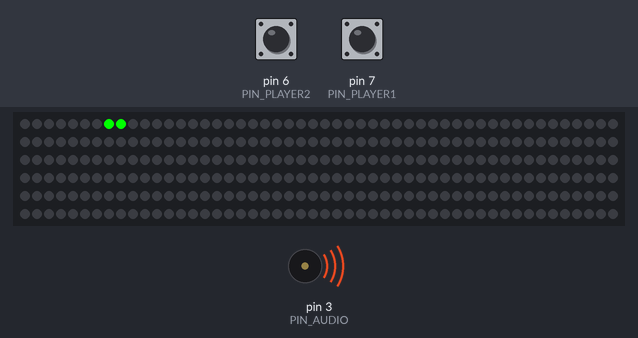
The program below on a simulated Arduino Mega 2560, built with avr-gcc and run on an emulated ATmega2560. Parts: 300 RGB LEDs in strip order, left to right, continuing on the next row, buzzer (waves = sounding). The inputs (shaded band) are chosen by the test bench; at power-on: pin 6 (PIN_PLAYER2) HIGH, pin 7 (PIN_PLAYER1) HIGH.

Above: at 5.1 s.
8.3 s: pin 6 (PIN_PLAYER2) pulled LOW for 0.15 s
At 8.95 s:
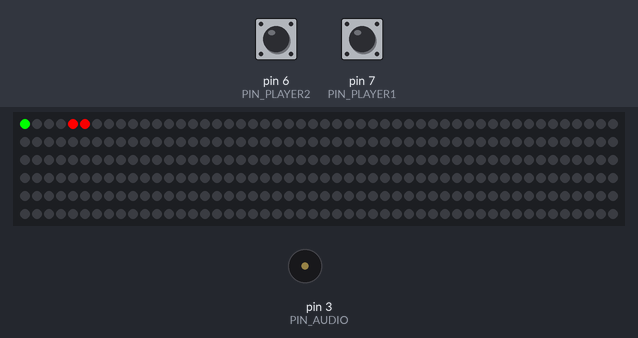
9.0 s: pin 7 (PIN_PLAYER1) pulled LOW for 0.15 s
At 9.18 s:
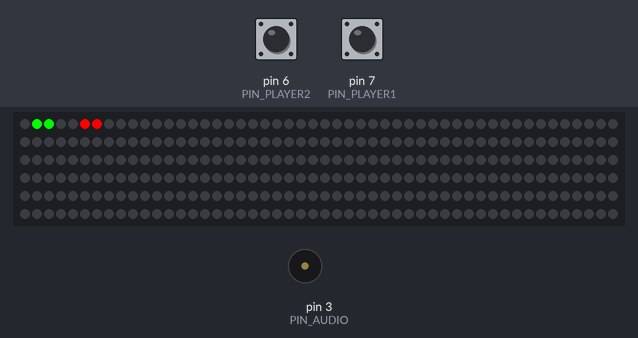
9.7 s: pin 6 (PIN_PLAYER2) pulled LOW for 1 s
11.3 s: pin 7 (PIN_PLAYER1) pulled LOW for 1 s
Timing chart, 0 to 13.9 s (numbered marks = the images above; inputs shaded):
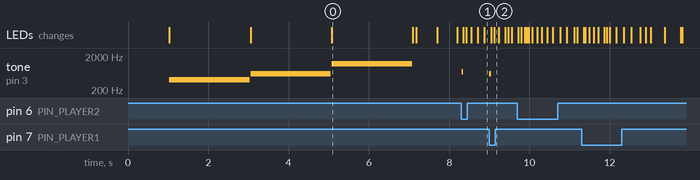

Measured:
- after the input at 8.3 s, tone on pin 3 (PIN_AUDIO): silent → 700 Hz at once, → silent 0.04 s later; the LEDs: first change after 0.05 s (image 1 shows a later state)
- after the input at 9.0 s, tone on pin 3 (PIN_AUDIO): silent → 600 Hz at once, → silent 0.04 s later

The program:

main.cpp
```cpp
// (licence header left out)
#include <Arduino.h>
#include <Adafruit_NeoPixel.h>


#define MAX_LEDS 300    // MAX LEDs actives on strip
#define PIN_LED_STRIP A0 // R 500 ohms to DI pin for WS2812 and WS2813, for WS2813 BI pin of first LED to GND  ,  CAP 1000 uF to VCC 5v/GND,power supplie 5V 2A
#define PIN_PLAYER1 7   // switch player 1 to PIN and GND
#define PIN_PLAYER2 6   // switch player 2 to PIN and GND
#define PIN_AUDIO 3     // through CAP 2uf to speaker 8 ohms

#define COLOR_PLAYER1 track.Color(0, 255, 0) // green - color p1
#define COLOR_PLAYER2 track.Color(255, 0, 0) // red - color p2

#define DEF_GRAVITY 127

int TOTAL_LEDS_STRIP = MAX_LEDS; // total amount of leds on track
int TBEEP = 3;                   // # of times a beep is played
int DELAY_MS = 5;                // delay to refresh status and strip in ms
int WIN_MUSIC[] = {
        2637, 2637, 0, 2637,
        0, 2093, 2637, 0,
        3136
};

byte gravity_map[MAX_LEDS]; // setup stores the (hardcoded) value 127 at every pixel of the strip

float speed_player1 = 0;
float speed_player2 = 0;
float dist1 = 0;
float dist2 = 0;

byte laps_player1 = 0;
byte laps_player2 = 0;

byte leader = 0;
byte laps_max = 5; //total laps race

float ACCELERATION = 0.2; // acceleration constant
float FRICTION = 0.015;   // friction constant
float GRAVITY = 0.003;    // gravity constant

byte flag_sw1 = 0;
byte flag_sw2 = 0;
byte draworder = 0;

unsigned long timestamp = 0;

Adafruit_NeoPixel track = Adafruit_NeoPixel(MAX_LEDS, PIN_LED_STRIP, NEO_GRB + NEO_KHZ800);

void winner_fx()
{
        int msize = sizeof(WIN_MUSIC) / sizeof(int);

        for (int note = 0; note < msize; note++)
        {
                tone(PIN_AUDIO, WIN_MUSIC[note], 200);
                delay(230);
                noTone(PIN_AUDIO);
        }
};

void reset_race_data()
{
        laps_player1 = 0;
        laps_player2 = 0;
        dist1 = 0;
        dist2 = 0;
        speed_player1 = 0;
        speed_player2 = 0;
        timestamp = 0;
}

void start_race()
{

        for (int i = 0; i < TOTAL_LEDS_STRIP; i++)
        {
                track.setPixelColor(i, track.Color(0, 0, 0));
        };

        track.show();
        delay(1000);
        track.setPixelColor(12, track.Color(255, 0, 0));
        track.setPixelColor(11, track.Color(255, 0, 0));
        track.show();
        tone(PIN_AUDIO, 400);
        delay(2000);
        noTone(PIN_AUDIO);
        /*
           Needed to use noTone a few times inside this function as a quick hack to avoid issues with interruptions and the LED library
         */
        for (int i = 0; i < 12; i++)
        {
                track.setPixelColor(i, track.Color(0, 0, 0));
        };

        track.show();
        track.setPixelColor(12, track.Color(0, 0, 0));
        track.setPixelColor(11, track.Color(0, 0, 0));
        track.setPixelColor(10, track.Color(255, 255, 0));
        track.setPixelColor(9, track.Color(255, 255, 0));

        track.show();
        tone(PIN_AUDIO, 600);
        delay(2000);
        noTone(PIN_AUDIO);
        for (int i = 0; i < 12; i++)
        {
                track.setPixelColor(i, track.Color(0, 0, 0));
        };

        track.show();
        track.setPixelColor(9, track.Color(0, 0, 0));
        track.setPixelColor(10, track.Color(0, 0, 0));
        track.setPixelColor(8, track.Color(0, 255, 0));
        track.setPixelColor(7, track.Color(0, 255, 0));
        track.show();
        tone(PIN_AUDIO, 1200);
        delay(2000);
        noTone(PIN_AUDIO);

        timestamp = 0;
};

void finish_game(int player_who_won)
{
        uint32_t winner_color = track.Color(0, 0, 0);

        if (player_who_won == 1)
                winner_color = COLOR_PLAYER1;
        if (player_who_won == 2)
                winner_color = COLOR_PLAYER2;

        for (int i = 0; i < TOTAL_LEDS_STRIP; i++)
                track.setPixelColor(i, winner_color);

        track.show();
        winner_fx();
        reset_race_data();
        start_race();
}

void update_players_position()
{
        dist1 += speed_player1;
        dist2 += speed_player2;
}

void calculate_player1_position_delta()
{
        if ((flag_sw1 == 1) && (digitalRead(PIN_PLAYER1) == 0))
        {
                flag_sw1 = 0;
                speed_player1 += ACCELERATION;
        };

        if ((flag_sw1 == 0) && (digitalRead(PIN_PLAYER1) == 1))
        {
                flag_sw1 = 1;
        };

        if ((gravity_map[(word)dist1 % TOTAL_LEDS_STRIP]) < DEF_GRAVITY)
                speed_player1 -= GRAVITY * (DEF_GRAVITY - (gravity_map[(word)dist1 % TOTAL_LEDS_STRIP]));

        if ((gravity_map[(word)dist1 % TOTAL_LEDS_STRIP]) > DEF_GRAVITY)
                speed_player1 += GRAVITY * ((gravity_map[(word)dist1 % TOTAL_LEDS_STRIP]) - DEF_GRAVITY);

        speed_player1 -= speed_player1 * FRICTION;
}

void calculate_player2_position_delta()
{
        if ((flag_sw2 == 1) && (digitalRead(PIN_PLAYER2) == 0))
        {
                flag_sw2 = 0;
                speed_player2 += ACCELERATION;
        };

        if ((flag_sw2 == 0) && (digitalRead(PIN_PLAYER2) == 1))
        {
                flag_sw2 = 1;
        };

        if ((gravity_map[(word)dist2 % TOTAL_LEDS_STRIP]) < DEF_GRAVITY)
                speed_player2 -= GRAVITY * (DEF_GRAVITY - (gravity_map[(word)dist2 % TOTAL_LEDS_STRIP]));

        if ((gravity_map[(word)dist2 % TOTAL_LEDS_STRIP]) > DEF_GRAVITY)
                speed_player2 += GRAVITY * ((gravity_map[(word)dist2 % TOTAL_LEDS_STRIP]) - DEF_GRAVITY);

        speed_player2 -= speed_player2 * FRICTION;
}

void set_ramp(byte H, byte ramp_start, byte ramp_center, byte ramp_end) // gets the position of leds for the start, center and end of the ramp -- H seems to be a hardcoded constant to simulate acceleration physics
{
        for (int i = 0; i < (ramp_center - ramp_start); i++)
        {
                gravity_map[ramp_start + i] = DEF_GRAVITY - i * ((float)H / (ramp_center - ramp_start));
        };
        gravity_map[ramp_center] = DEF_GRAVITY;
        for (int i = 0; i < (ramp_end - ramp_center); i++)
        {
                gravity_map[ramp_center + i + 1] = DEF_GRAVITY + H - i * ((float)H / (ramp_end - ramp_center));
        };
}

void set_loop(byte H, byte a, byte b, byte c)
{
        for (int i = 0; i < (b - a); i++)
        {
                gravity_map[a + i] = DEF_GRAVITY - i * ((float)H / (b - a));
        };

        gravity_map[b] = 255;

        for (int i = 0; i < (c - b); i++)
        {
                gravity_map[b + i + 1] = DEF_GRAVITY + H - i * ((float)H / (c - b));
        };
}

void draw_car1(void)
{
        for (int i = 0; i <= laps_player1; i++)
        {
                track.setPixelColor(((word)dist1 % TOTAL_LEDS_STRIP) + i, track.Color(0, 255 - i * 20, 0));
        };
}

void draw_car2(void)
{
        for (int i = 0; i <= laps_player2; i++)
        {
                track.setPixelColor(((word)dist2 % TOTAL_LEDS_STRIP) + i, track.Color(255 - i * 20, 0, 0));
        };
}

void set_track_base_color()
{
        for (int i = 0; i < TOTAL_LEDS_STRIP; i++)
        {
                track.setPixelColor(i, track.Color(0, 0, (DEF_GRAVITY - gravity_map[i]) / 8));
        };
}

void update_leader()
{
        if (dist1 > dist2)
                leader = 1;
        else
                leader = 2;
}

void update_tbeep()
{
        if (TBEEP > 0)
        {
                TBEEP -= 1;
                if (TBEEP == 0)
                {
                        noTone(PIN_AUDIO);
                }; // lib conflict !!!! interruption off by neopixel
        }
}

void check_players_new_lap()
{
        if (dist1 > TOTAL_LEDS_STRIP * laps_player1)
        {
                laps_player1++;
                tone(PIN_AUDIO, 600);
                TBEEP = 2;
        }

        if (dist2 > TOTAL_LEDS_STRIP * laps_player2)
        {
                laps_player2++;
                tone(PIN_AUDIO, 700);
                TBEEP = 2;
        }
}

void check_for_finished_race()
{
        if (laps_player1 > laps_max)
        {
                finish_game(1);
        }

        if (laps_player2 > laps_max)
        {
                finish_game(2);
        }
}

void change_draworder()
{
        if ((millis() & 512) == (512 * draworder))
        {
                if (draworder == 0)
                {
                        draworder = 1;
                }
                else
                {
                        draworder = 0;
                }
        }
}

void draw_cars()
{
        change_draworder();

        if (draworder == 0)
        {
                draw_car1();
                draw_car2();
        }
        else
        {
                draw_car2();
                draw_car1();
        }

        track.show();
}

void burning1()
{
        //to do
}

void burning2()
{
        //to do
}

void track_rain_fx()
{
        //to do
}

void track_oil_fx()
{
        //to do
}

void track_snow_fx()
{
        //to do
}

void fuel_empty()
{
        //to do
}

void fill_fuel_fx()
{
        //to do
}

void in_track_boxs_fx()
{
        //to do
}

void pause_track_boxs_fx()
{
        //to do
}

void flag_boxs_stop()
{
        //to do
}

void flag_boxs_ready()
{
        //to do
}

void draw_safety_car()
{
        //to do
}

void telemetry_rx()
{
        //to do
}

void telemetry_tx()
{
        //to do
}

void telemetry_lap_time_car1()
{
        //to do
}

void telemetry_lap_time_car2()
{
        //to do
}

void telemetry_record_lap()
{
        //to do
}

void telemetry_total_time()
{
        //to do
}
/* TBD... commented because lack of return caused warnings
   int read_sensor(byte player)
   {
    //to do
   }

   int calibration_sensor(byte player)
   {
    //to do
   }

   int display_lcd_laps()
   {
    //to do
   }

   int display_lcd_time()
   {
    //to do
   }
 */

void setup()
{


        for (int i = 0; i < TOTAL_LEDS_STRIP; i++)
        {
                gravity_map[i] = DEF_GRAVITY;
        };

        track.begin();

        pinMode(PIN_PLAYER1, INPUT_PULLUP);
        pinMode(PIN_PLAYER2, INPUT_PULLUP);

        if ((digitalRead(PIN_PLAYER1) == 0)) //push switch 1 on reset for activate physic
        {
                set_ramp(12, 90, 100, 110); // ramp centred in LED 100 with 10 led fordward and 10 backguard

                for (int i = 0; i < TOTAL_LEDS_STRIP; i++)
                {
                        track.setPixelColor(i, track.Color(0, 0, (DEF_GRAVITY - gravity_map[i]) / 8));
                };

                track.show();
        };

        start_race();

}

void loop()
{

        set_track_base_color();

        calculate_player1_position_delta();

        calculate_player2_position_delta();

        update_players_position();

        update_leader();

        check_players_new_lap();

        check_for_finished_race();

        draw_cars();

        delay(DELAY_MS);

        update_tbeep();
}
```
